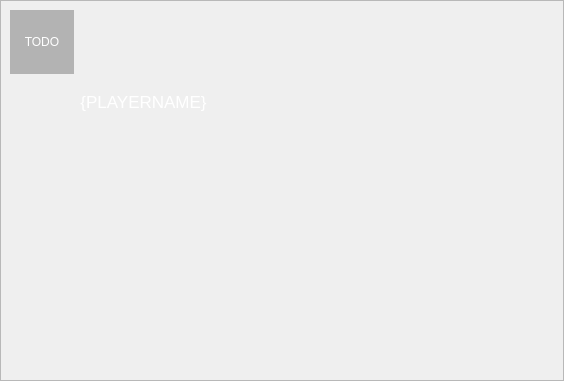
<ui version="4.0" >
 <class>OpponentWidget</class>
 <widget class="QWidget" name="OpponentWidget" >
  <property name="geometry" >
   <rect>
    <x>0</x>
    <y>0</y>
    <width>564</width>
    <height>381</height>
   </rect>
  </property>
  <property name="sizePolicy" >
   <sizepolicy vsizetype="Preferred" hsizetype="Preferred" >
    <horstretch>0</horstretch>
    <verstretch>0</verstretch>
   </sizepolicy>
  </property>
  <property name="minimumSize" >
   <size>
    <width>220</width>
    <height>220</height>
   </size>
  </property>
  <property name="windowTitle" >
   <string>Opponent Widget</string>
  </property>
  <layout class="QGridLayout" name="gridLayout" >
   <property name="margin" >
    <number>0</number>
   </property>
   <item row="0" column="0" >
    <widget class="QFrame" name="frame" >
     <property name="frameShape" >
      <enum>QFrame::StyledPanel</enum>
     </property>
     <property name="lineWidth" >
      <number>2</number>
     </property>
     <property name="midLineWidth" >
      <number>0</number>
     </property>
     <layout class="QHBoxLayout" name="horizontalLayout_4" >
      <item>
       <layout class="QVBoxLayout" name="verticalLayout" >
        <item>
         <layout class="QHBoxLayout" name="horizontalLayout" >
          <property name="spacing" >
           <number>0</number>
          </property>
          <item>
           <spacer name="horizontalSpacer_2" >
            <property name="orientation" >
             <enum>Qt::Horizontal</enum>
            </property>
            <property name="sizeType" >
             <enum>QSizePolicy::Minimum</enum>
            </property>
            <property name="sizeHint" stdset="0" >
             <size>
              <width>0</width>
              <height>20</height>
             </size>
            </property>
           </spacer>
          </item>
          <item>
           <widget class="QLabel" name="label" >
            <property name="sizePolicy" >
             <sizepolicy vsizetype="Fixed" hsizetype="Fixed" >
              <horstretch>0</horstretch>
              <verstretch>0</verstretch>
             </sizepolicy>
            </property>
            <property name="minimumSize" >
             <size>
              <width>64</width>
              <height>64</height>
             </size>
            </property>
            <property name="maximumSize" >
             <size>
              <width>64</width>
              <height>64</height>
             </size>
            </property>
            <property name="styleSheet" >
             <string notr="true" >background-color: rgba(0, 0, 0, 64);
color: white;
font: oblique 7pt "DejaVu Sans";</string>
            </property>
            <property name="text" >
             <string>TODO</string>
            </property>
            <property name="textFormat" >
             <enum>Qt::LogText</enum>
            </property>
            <property name="alignment" >
             <set>Qt::AlignCenter</set>
            </property>
           </widget>
          </item>
          <item>
           <spacer name="horizontalSpacer_3" >
            <property name="orientation" >
             <enum>Qt::Horizontal</enum>
            </property>
            <property name="sizeType" >
             <enum>QSizePolicy::Minimum</enum>
            </property>
            <property name="sizeHint" stdset="0" >
             <size>
              <width>0</width>
              <height>20</height>
             </size>
            </property>
           </spacer>
          </item>
         </layout>
        </item>
        <item>
         <layout class="QHBoxLayout" name="horizontalLayout_2" >
          <property name="spacing" >
           <number>0</number>
          </property>
          <item>
           <spacer name="horizontalSpacer_4" >
            <property name="orientation" >
             <enum>Qt::Horizontal</enum>
            </property>
            <property name="sizeType" >
             <enum>QSizePolicy::Minimum</enum>
            </property>
            <property name="sizeHint" stdset="0" >
             <size>
              <width>0</width>
              <height>20</height>
             </size>
            </property>
           </spacer>
          </item>
          <item>
           <widget class="client::PlayerCharacterWidget" native="1" name="mp_characterWidget" />
          </item>
          <item>
           <spacer name="horizontalSpacer_5" >
            <property name="orientation" >
             <enum>Qt::Horizontal</enum>
            </property>
            <property name="sizeType" >
             <enum>QSizePolicy::Minimum</enum>
            </property>
            <property name="sizeHint" stdset="0" >
             <size>
              <width>0</width>
              <height>20</height>
             </size>
            </property>
           </spacer>
          </item>
         </layout>
        </item>
        <item>
         <spacer name="verticalSpacer_2" >
          <property name="orientation" >
           <enum>Qt::Vertical</enum>
          </property>
          <property name="sizeHint" stdset="0" >
           <size>
            <width>10</width>
            <height>10</height>
           </size>
          </property>
         </spacer>
        </item>
       </layout>
      </item>
      <item>
       <layout class="QVBoxLayout" name="verticalLayout_2" >
        <property name="spacing" >
         <number>0</number>
        </property>
        <item>
         <layout class="QHBoxLayout" name="horizontalLayout_3" >
          <property name="spacing" >
           <number>0</number>
          </property>
          <item>
           <widget class="QLabel" name="mp_labelPlayerName" >
            <property name="maximumSize" >
             <size>
              <width>16777215</width>
              <height>16777215</height>
             </size>
            </property>
            <property name="font" >
             <font>
              <pointsize>13</pointsize>
             </font>
            </property>
            <property name="styleSheet" >
             <string notr="true" >color: white;</string>
            </property>
            <property name="text" >
             <string>{PLAYERNAME}</string>
            </property>
            <property name="alignment" >
             <set>Qt::AlignCenter</set>
            </property>
           </widget>
          </item>
          <item>
           <spacer name="horizontalSpacer" >
            <property name="orientation" >
             <enum>Qt::Horizontal</enum>
            </property>
            <property name="sizeType" >
             <enum>QSizePolicy::Expanding</enum>
            </property>
            <property name="sizeHint" stdset="0" >
             <size>
              <width>18</width>
              <height>18</height>
             </size>
            </property>
           </spacer>
          </item>
          <item>
           <widget class="QLabel" name="mp_sheriffIcon" >
            <property name="sizePolicy" >
             <sizepolicy vsizetype="Fixed" hsizetype="Fixed" >
              <horstretch>0</horstretch>
              <verstretch>0</verstretch>
             </sizepolicy>
            </property>
            <property name="minimumSize" >
             <size>
              <width>16</width>
              <height>16</height>
             </size>
            </property>
            <property name="text" >
             <string/>
            </property>
           </widget>
          </item>
         </layout>
        </item>
        <item>
         <widget class="client::CardList" native="1" name="mp_hand" >
          <property name="sizePolicy" >
           <sizepolicy vsizetype="Fixed" hsizetype="Preferred" >
            <horstretch>0</horstretch>
            <verstretch>0</verstretch>
           </sizepolicy>
          </property>
          <property name="minimumSize" >
           <size>
            <width>0</width>
            <height>0</height>
           </size>
          </property>
         </widget>
        </item>
        <item>
         <spacer name="verticalSpacer" >
          <property name="orientation" >
           <enum>Qt::Vertical</enum>
          </property>
          <property name="sizeType" >
           <enum>QSizePolicy::Preferred</enum>
          </property>
          <property name="sizeHint" stdset="0" >
           <size>
            <width>20</width>
            <height>10</height>
           </size>
          </property>
         </spacer>
        </item>
        <item>
         <widget class="client::CardList" native="1" name="mp_table" >
          <property name="sizePolicy" >
           <sizepolicy vsizetype="Fixed" hsizetype="Preferred" >
            <horstretch>0</horstretch>
            <verstretch>0</verstretch>
           </sizepolicy>
          </property>
          <property name="minimumSize" >
           <size>
            <width>0</width>
            <height>0</height>
           </size>
          </property>
         </widget>
        </item>
       </layout>
      </item>
     </layout>
    </widget>
   </item>
  </layout>
 </widget>
 <customwidgets>
  <customwidget>
   <class>client::PlayerCharacterWidget</class>
   <extends>QWidget</extends>
   <header>playercharacterwidget.h</header>
   <container>1</container>
  </customwidget>
  <customwidget>
   <class>client::CardList</class>
   <extends>QWidget</extends>
   <header>cardlist.h</header>
   <container>1</container>
  </customwidget>
 </customwidgets>
 <resources/>
 <connections/>
</ui>
